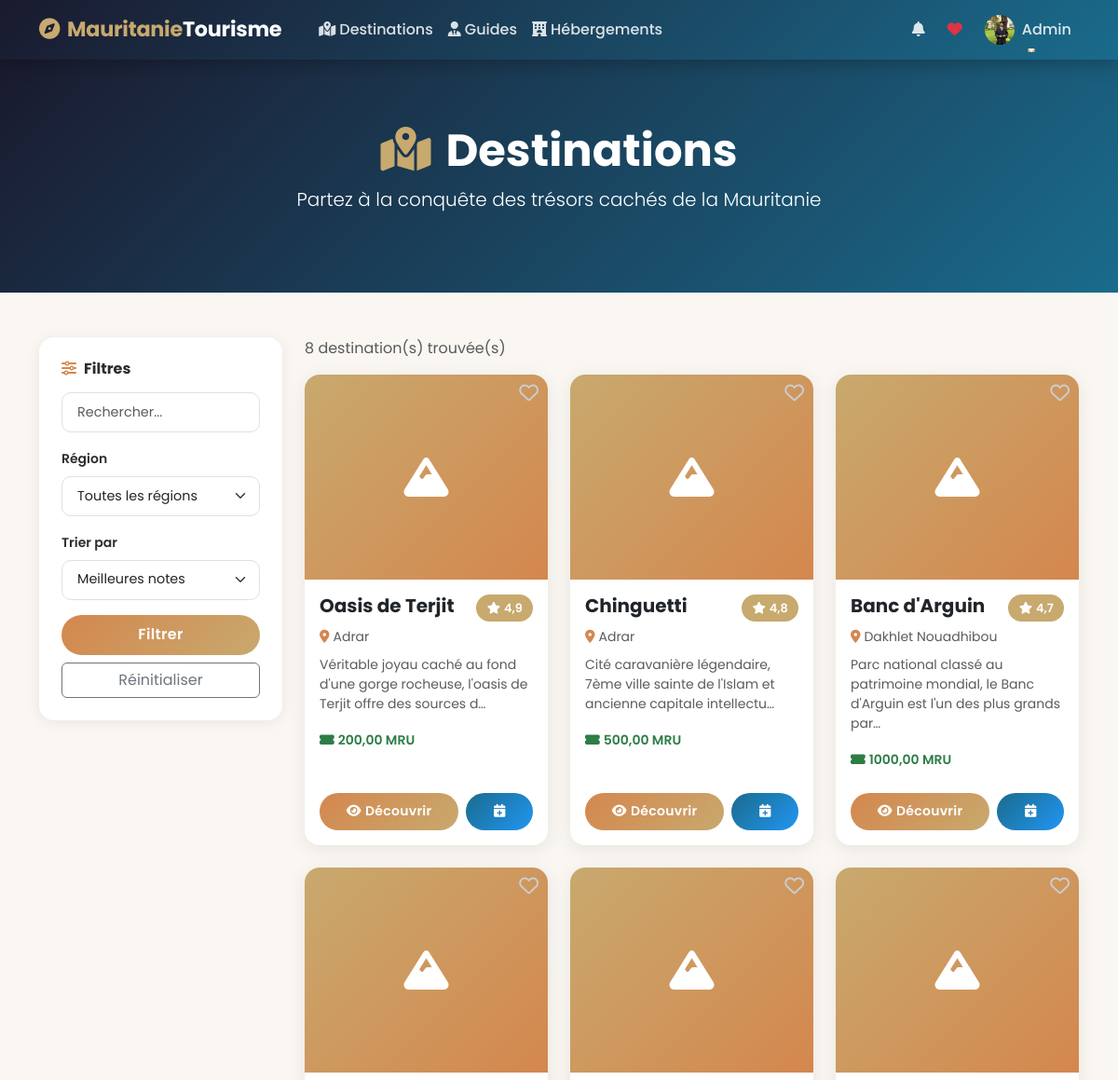
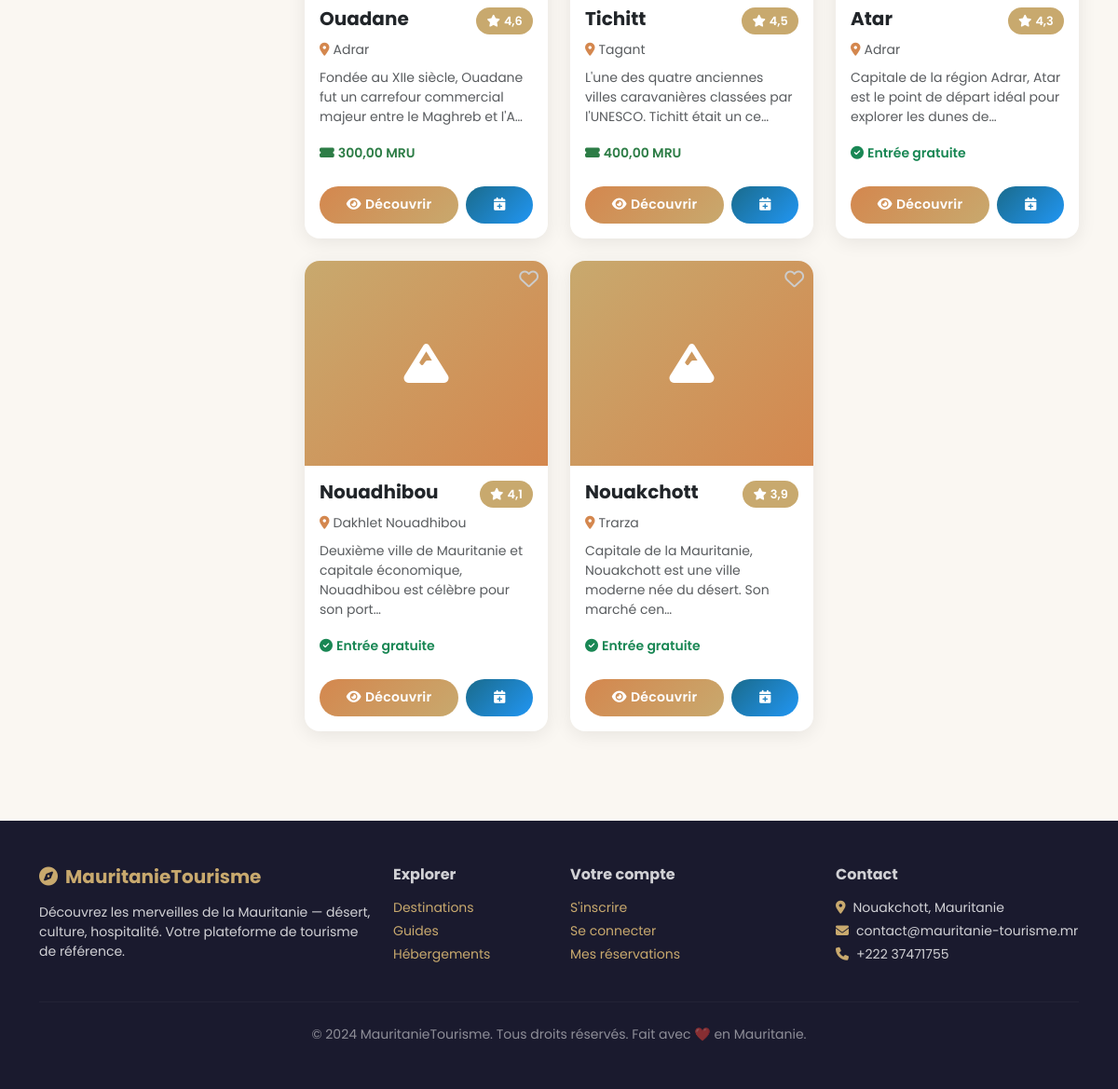
The page /destinations/ (signed in) on the database its author committed (2 pictures, top to bottom).
### main/models.py (models this page shows, shortened)
class Utilisateur(AbstractUser):
    ROLES = [
        ('visiteur', 'Visiteur'),
        ('utilisateur', 'Utilisateur'),
        ('admin', 'Administrateur'),
    ]
    role = models.CharField(max_length=20, choices=ROLES, default='visiteur')
    telephone = models.CharField(max_length=20, blank=True, null=True)
    adresse = models.CharField(max_length=255, blank=True, null=True)
    pays = models.CharField(max_length=100, blank=True, null=True)
    photo_profil = models.ImageField(upload_to='profils/', blank=True, null=True)
    date_inscription = models.DateTimeField(auto_now_add=True)
    est_actif = models.BooleanField(default=True)
    class Meta:
        db_table = 'UTILISATEUR'
        verbose_name = 'Utilisateur'
        verbose_name_plural = 'Utilisateurs'

class Destination(models.Model):
    nom = models.CharField(max_length=200)
    description = models.TextField()
    region = models.ForeignKey(Region, on_delete=models.SET_NULL, null=True, related_name='destinations')
    latitude = models.DecimalField(max_digits=10, decimal_places=7, null=True, blank=True)
    longitude = models.DecimalField(max_digits=10, decimal_places=7, null=True, blank=True)
    image_principale = models.ImageField(upload_to='destinations/', blank=True, null=True)
    video_url = models.URLField(blank=True, null=True, help_text="URL YouTube ou autre")
    prix_entree = models.DecimalField(max_digits=10, decimal_places=2, default=0)
    est_active = models.BooleanField(default=True)
    date_creation = models.DateTimeField(auto_now_add=True)
    note_moyenne = models.DecimalField(max_digits=3, decimal_places=2, default=0)
    nb_commentaires = models.IntegerField(default=0)
    class Meta:
        db_table = 'DESTINATION'
        verbose_name = 'Destination'
        verbose_name_plural = 'Destinations'

class Region(models.Model):
    nom = models.CharField(max_length=100, unique=True)
    description = models.TextField(blank=True)
    class Meta:
        db_table = 'REGION'

### main/views.py (the view)
# urls.py: path('destinations/',                       views.liste_destinations,       name='destinations'),
def liste_destinations(request):
    qs = Destination.objects.filter(est_active=True).select_related('region')
    q       = request.GET.get('q', '')
    region  = request.GET.get('region', '')
    tri     = request.GET.get('tri', 'note')
    if q:
        qs = qs.filter(Q(nom__icontains=q) | Q(description__icontains=q))
    if region:
        qs = qs.filter(region_id=region)
    if tri == 'note':
        qs = qs.order_by('-note_moyenne')
    elif tri == 'nom':
        qs = qs.order_by('nom')
    elif tri == 'prix':
        qs = qs.order_by('prix_entree')
    paginator   = Paginator(qs, 9)
    page_obj    = paginator.get_page(request.GET.get('page'))
    regions     = Region.objects.all()
    return render(request, 'destinations/liste.html', {
        'page_obj': page_obj,
        'regions': regions,
        'q': q,
        'region_sel': region,
        'tri': tri,
    })

### templates/destinations/liste.html (shortened to what this page needs)
{% extends 'base.html' %}
{% block content %}
<div class="py-5 text-white text-center" style="background:linear-gradient(135deg,var(--nuit),var(--ocean));min-height:250px;display:flex;align-items:center">
    <div class="container">
        <h1 class="display-5 fw-bold"><i class="fas fa-map-marked-alt me-3" style="color:var(--sable)"></i>Destinations</h1>
        <p class="lead fw-light">Partez à la conquête des trésors cachés de la Mauritanie</p>
    </div>
</div>
<div class="container py-5">
    <div class="row g-4">
        <div class="col-lg-3">
            <div class="filter-card sticky-top" style="top:80px">
                <h6 class="fw-bold mb-3"><i class="fas fa-sliders-h me-2" style="color:var(--desert)"></i>Filtres</h6>
                <form method="get">
                    <div class="mb-3">
                        <input type="text" name="q" value="{{ q }}" class="form-control" placeholder="Rechercher...">
                    </div>
                    <div class="mb-3">
                        <label class="form-label small fw-semibold">Région</label>
                        <select name="region" class="form-select">
                            <option value="">Toutes les régions</option>
                        </select>
                    </div>
                    <div class="mb-3">
                        <label class="form-label small fw-semibold">Trier par</label>
                        <select name="tri" class="form-select">
                            <option value="note"  {% if tri == "note" %}selected{% endif %}>Meilleures notes</option>
                        </select>
                    </div>
                    <button type="submit" class="btn btn-mauritanie w-100">Filtrer</button>
                    <a href="{% url 'destinations' %}" class="btn btn-outline-secondary w-100 mt-2">Réinitialiser</a>
                </form>
            </div>
        </div>
        <div class="col-lg-9">
            <div class="d-flex justify-content-between align-items-center mb-3">
                <span class="text-muted">{{ page_obj.paginator.count }} destination(s) trouvée(s)</span>
            </div>
            {% if page_obj.object_list %}
            <div class="row g-4">
                {% for dest in page_obj %}
                <div class="col-md-6 col-lg-4">
                    <div class="card card-tourisme h-100">
                        {% if dest.image_principale %}
                            <img src="{{ dest.image_principale.url }}" class="card-img-top" alt="{{ dest.nom }}">
                        {% else %}
                            <div class="card-img-placeholder"><i class="fas fa-mountain"></i></div>
                        {% endif %}
                        {% if user.is_authenticated %}
                        <div class="position-absolute" style="top:10px;right:10px">
                            <button class="btn-favori {% if user in dest.favoris.all %}active{% endif %}"
                                    onclick="toggleFavori('destination', {{ dest.pk }}, this)">
                                <i class="{% if user in dest.favoris.all %}fas{% else %}far{% endif %} fa-heart"></i>
                            </button>
                        </div>
                        {% endif %}
                        <div class="card-body">
                            <div class="d-flex justify-content-between align-items-start mb-1">
                                <h5 class="card-title fw-bold mb-0">{{ dest.nom }}</h5>
                                <span class="badge-note"><i class="fas fa-star me-1"></i>{{ dest.note_moyenne|floatformat:1 }}</span>
                            </div>
                            {% if dest.region %}
                            <small class="text-muted"><i class="fas fa-map-marker-alt me-1" style="color:var(--desert)"></i>{{ dest.region.nom }}</small>
                            {% endif %}
                            <p class="card-text text-muted small mt-2">{{ dest.description|truncatechars:90 }}</p>
                            {% if dest.prix_entree > 0 %}
                            <small class="fw-semibold" style="color:var(--vert)"><i class="fas fa-ticket-alt me-1"></i>{{ dest.prix_entree }} MRU</small>
                            {% else %}
                            <small class="text-success fw-semibold"><i class="fas fa-check-circle me-1"></i>Entrée gratuite</small>
                            {% endif %}
                        </div>
                        <div class="card-footer bg-transparent border-0 d-flex gap-2 pb-3">
                            <a href="{% url 'destination_detail' dest.pk %}" class="btn btn-mauritanie btn-sm flex-fill">
                                <i class="fas fa-eye me-1"></i>Découvrir
                            </a>
                            {% if user.is_authenticated %}
                            <a href="{% url 'creer_reservation' dest.pk %}" class="btn btn-ocean btn-sm">
                                <i class="fas fa-calendar-plus"></i>
                            </a>
                            {% endif %}
                        </div>
                    </div>
                </div>
                {% endfor %}
            </div>
            {% else %}
            <div class="text-center py-5">
                <div style="font-size:4rem;color:#ddd"><i class="fas fa-search"></i></div>
                <h5 class="mt-3 text-muted">Aucune destination trouvée</h5>
                <a href="{% url 'destinations' %}" class="btn btn-mauritanie mt-3">Voir toutes les destinations</a>
            </div>
            {% endif %}
        </div>
    </div>
</div>
{% endblock %}

### templates/base.html (shortened to what this page needs)
<!DOCTYPE html>
<html lang="fr">
<head>
    <link href="https://cdn.jsdelivr.net/npm/bootstrap@5.3.0/dist/css/bootstrap.min.css" rel="stylesheet">
    <link href="https://cdnjs.cloudflare.com/ajax/libs/font-awesome/6.4.0/css/all.min.css" rel="stylesheet">
    {% load static %}
    <link rel="stylesheet" href="{% static 'css/style.css' %}">
</head>
<body>
<nav class="navbar navbar-expand-lg sticky-top">
    <div class="container">
        <a class="navbar-brand" href="{% url 'accueil' %}">
            <i class="fas fa-compass me-2"></i>Mauritanie<span>Tourisme</span>
        </a>
        <div class="collapse navbar-collapse" id="navMenu">
            <ul class="navbar-nav me-auto mb-2 mb-lg-0 ms-3">
                <li class="nav-item"><a class="nav-link" href="{% url 'destinations' %}"><i class="fas fa-map-marked-alt me-1"></i>Destinations</a></li>
                <li class="nav-item"><a class="nav-link" href="{% url 'guides' %}"><i class="fas fa-user-tie me-1"></i>Guides</a></li>
                <li class="nav-item"><a class="nav-link" href="{% url 'hebergements' %}"><i class="fas fa-hotel me-1"></i>Hébergements</a></li>
            </ul>
            <ul class="navbar-nav ms-auto align-items-center">
                {% if user.is_authenticated %}
                    <li class="nav-item me-2 position-relative">
                        <a class="nav-link" href="#" onclick="marquerLu()">
                            <i class="fas fa-bell"></i>
                        </a>
                    </li>
                    <li class="nav-item me-2">
                        <a class="nav-link" href="{% url 'mes_favoris' %}"><i class="fas fa-heart text-danger"></i></a>
                    </li>
                    <li class="nav-item dropdown">
                        <a class="nav-link dropdown-toggle d-flex align-items-center" href="#" data-bs-toggle="dropdown">
                            {% if user.photo_profil %}
                                <img src="{{ user.photo_profil.url }}" width="32" height="32" class="rounded-circle me-2" style="object-fit:cover">
                            {% else %}
                                <div class="bg-warning rounded-circle me-2 d-flex align-items-center justify-content-center" style="width:32px;height:32px;font-size:.8rem;font-weight:700">{{ user.username|first|upper }}</div>
                            {% endif %}
                            {{ user.first_name|default:user.username }}
                        </a>
                    </li>
                {% endif %}
            </ul>
        </div>
    </div>
</nav>
{% block content %}{% endblock %}
<footer class="py-5 mt-5">
    <div class="container">
        <div class="row g-4">
            <div class="col-md-4">
                <h5 class="fw-bold mb-3" style="color:var(--sable)"><i class="fas fa-compass me-2"></i>MauritanieTourisme</h5>
                <p class="small">Découvrez les merveilles de la Mauritanie — désert, culture, hospitalité. Votre plateforme de tourisme de référence.</p>
            </div>
            <div class="col-md-2">
                <h6 class="fw-bold mb-3">Explorer</h6>
                <ul class="list-unstyled small">
                    <li class="mb-1"><a href="{% url 'destinations' %}">Destinations</a></li>
                    <li class="mb-1"><a href="{% url 'guides' %}">Guides</a></li>
                    <li class="mb-1"><a href="{% url 'hebergements' %}">Hébergements</a></li>
                </ul>
            </div>
            <div class="col-md-3">
                <h6 class="fw-bold mb-3">Votre compte</h6>
                <ul class="list-unstyled small">
                    <li class="mb-1"><a href="{% url 'inscription' %}">S'inscrire</a></li>
                    <li class="mb-1"><a href="{% url 'connexion' %}">Se connecter</a></li>
                    {% if user.is_authenticated %}
                    <li class="mb-1"><a href="{% url 'mes_reservations' %}">Mes réservations</a></li>
                    {% endif %}
                </ul>
            </div>
            <div class="col-md-3">
                <h6 class="fw-bold mb-3">Contact</h6>
                <ul class="list-unstyled small">
                    <li class="mb-1"><i class="fas fa-map-marker-alt me-2" style="color:var(--sable)"></i>Nouakchott, Mauritanie</li>
                    <li class="mb-1"><i class="fas fa-envelope me-2" style="color:var(--sable)"></i>contact@mauritanie-tourisme.mr</li>
                    <li class="mb-1"><i class="fas fa-phone me-2" style="color:var(--sable)"></i>+222 37471755</li>
                </ul>
            </div>
        </div>
        <hr style="border-color:rgba(255,255,255,.15)" class="my-4">
        <div class="text-center small" style="color:rgba(255,255,255,.5)">
            © 2024 MauritanieTourisme. Tous droits réservés. Fait avec ❤️ en Mauritanie.
        </div>
    </div>
</footer>
</body>
</html>

### rows shown on the page
Utilisateur: photo_profil (picture), first_name "Admin"
Destination: nom "Oasis de Terjit", note_moyenne "4,9", region.nom "Adrar", description "Véritable joyau caché au fond d'une gorge rocheuse, l'oasis de Terjit offre des sources d…", prix_entree "200,00"
Destination: nom "Chinguetti", note_moyenne "4,8", region.nom "Adrar", description "Cité caravanière légendaire, 7ème ville sainte de l'Islam et ancienne capitale intellectu…", prix_entree "500,00"
Destination: nom "Banc d'Arguin", note_moyenne "4,7", region.nom "Dakhlet Nouadhibou", description "Parc national classé au patrimoine mondial, le Banc d'Arguin est l'un des plus grands par…", prix_entree "1000,00"
Destination: nom "Ouadane", note_moyenne "4,6", region.nom "Adrar", description "Fondée au XIIe siècle, Ouadane fut un carrefour commercial majeur entre le Maghreb et l'A…", prix_entree "300,00"
Destination: nom "Tichitt", note_moyenne "4,5", region.nom "Tagant", description "L'une des quatre anciennes villes caravanières classées par l'UNESCO. Tichitt était un ce…", prix_entree "400,00"
Destination: nom "Atar", note_moyenne "4,3", region.nom "Adrar", description "Capitale de la région Adrar, Atar est le point de départ idéal pour explorer les dunes de…", prix_entree 0 (drawn)
Destination: nom "Nouadhibou", note_moyenne "4,1", region.nom "Dakhlet Nouadhibou", description "Deuxième ville de Mauritanie et capitale économique, Nouadhibou est célèbre pour son port…", prix_entree 0 (drawn)
Destination: nom "Nouakchott", note_moyenne "3,9", region.nom "Trarza", description "Capitale de la Mauritanie, Nouakchott est une ville moderne née du désert. Son marché cen…", prix_entree 0 (drawn)

### other values the page prints
{{ page_obj.paginator.count }} "8"
